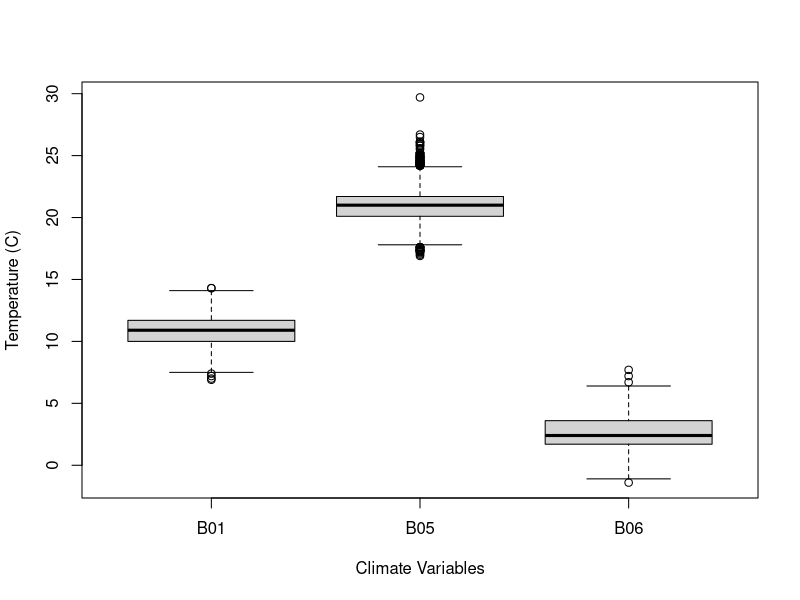
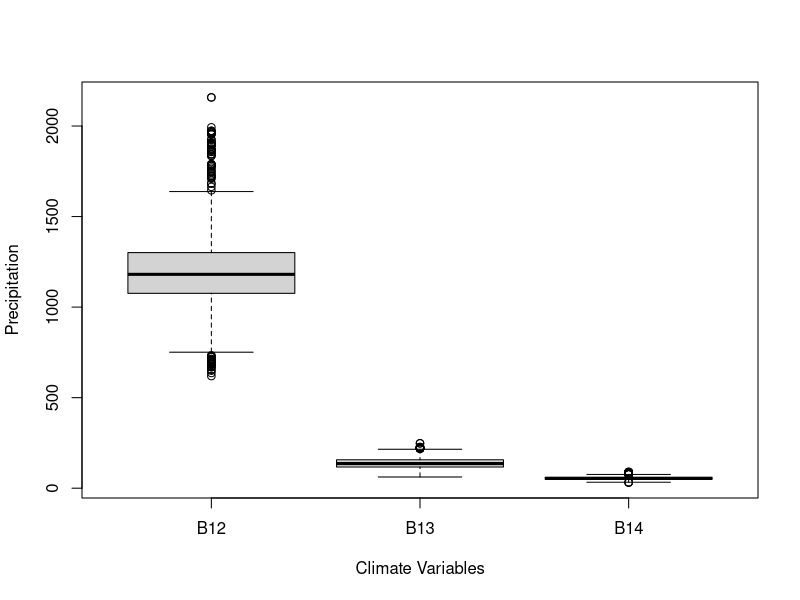
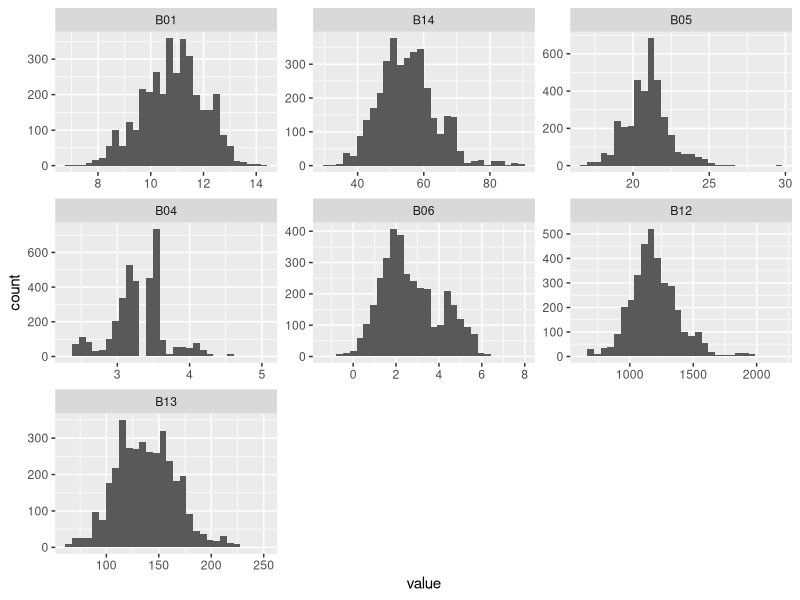
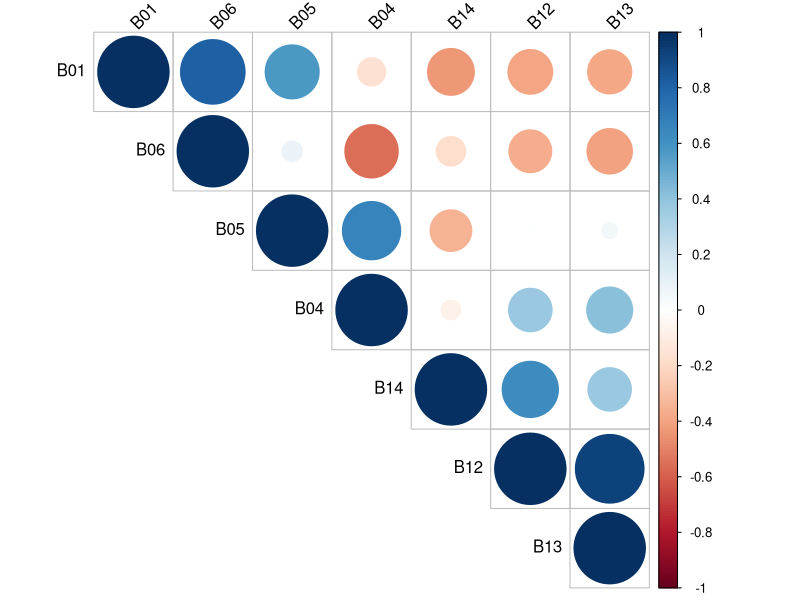

Recreate these plots in R, in order.
### ResBaz Brisbane 2019 ###
### Wednesday 10 July    ###
### ecocloud workshop    ###

## Set working directory
setwd("/home/jovyan/workspace/ResBaz")
getwd()

## Install packages
library(tidyr)
library(ggplot2)
library(reshape2)
library(readr)
library(Hmisc)
install.packages("corrplot")
library(corrplot)

## Load the data file into R
occurrence <- read.csv("occurrence_environmental_Eucalyptus.regnans_maxent.csv")

## Check your data - this shows the first 6 rows of the datafile
head(occurrence)

## Generate summary boxplots
# For temperature variables
boxplot(occurrence[, c("B01", "B05", "B06")], #change B01 etc to the variables in your model
        xlab = "Climate Variables",
        ylab = "Temperature (C)")

# For rainfall variables
boxplot(occurrence[, c("B12", "B13", "B14")], #change B01 etc to the variables in your model
        xlab = "Climate Variables",
        ylab = "Precipitation")

## Get the average value for each predictor variable
predictors <- subset(occurrence[,4:10])
colMeans(predictors[sapply(predictors, is.numeric)])

## Generate summary histograms
ggplot(melt(occurrence[,4:10]),aes(x=value)) + geom_histogram() + facet_wrap(~variable, scales = "free")

## Generate a correlation plot for your predictor variables
variable_correlations <- cor(predictors, method="pearson")
corrplot(variable_correlations, type = "upper", order = "hclust", 
         tl.col = "black", tl.srt = 45)
